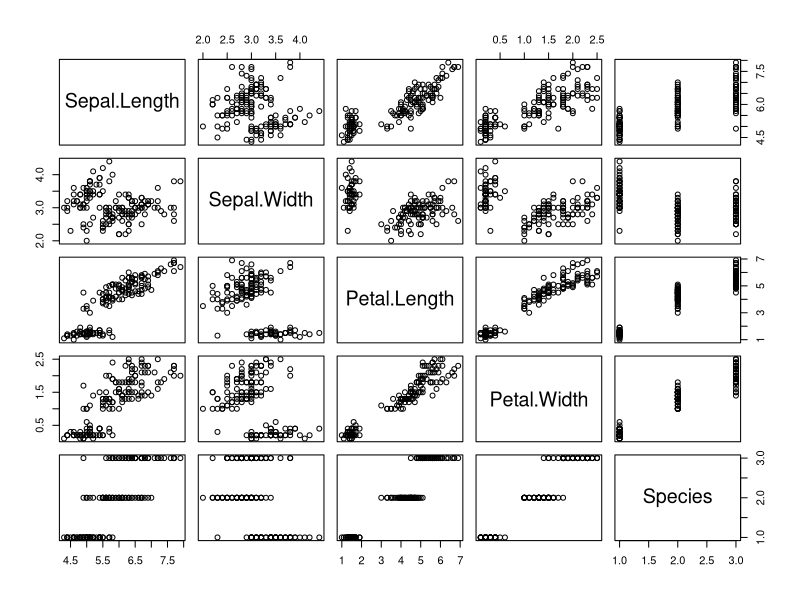
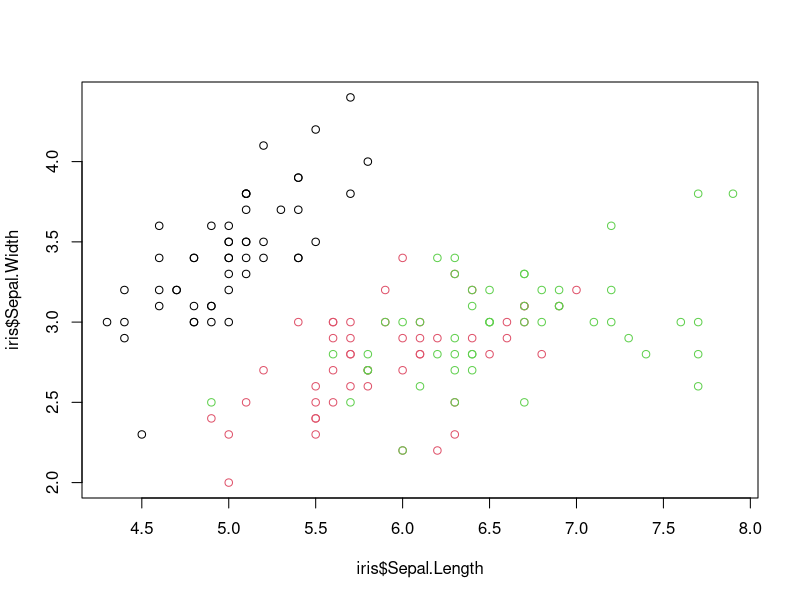
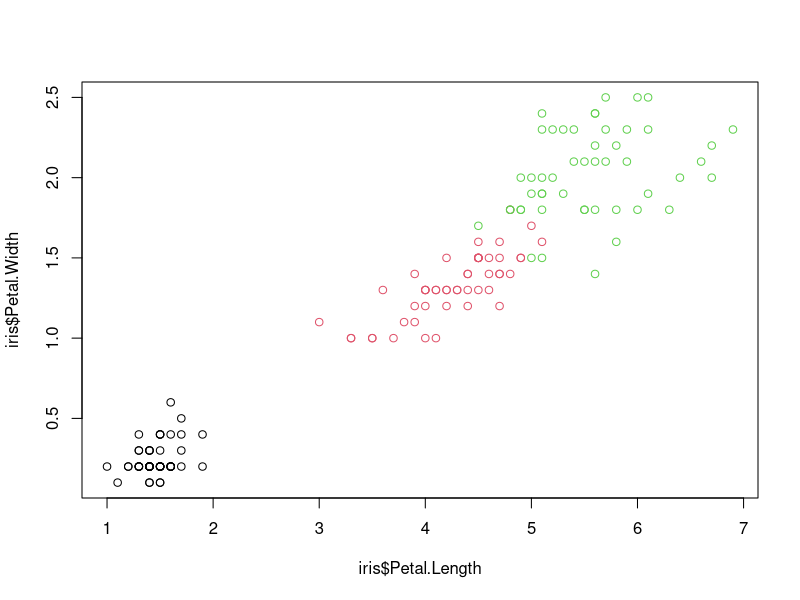
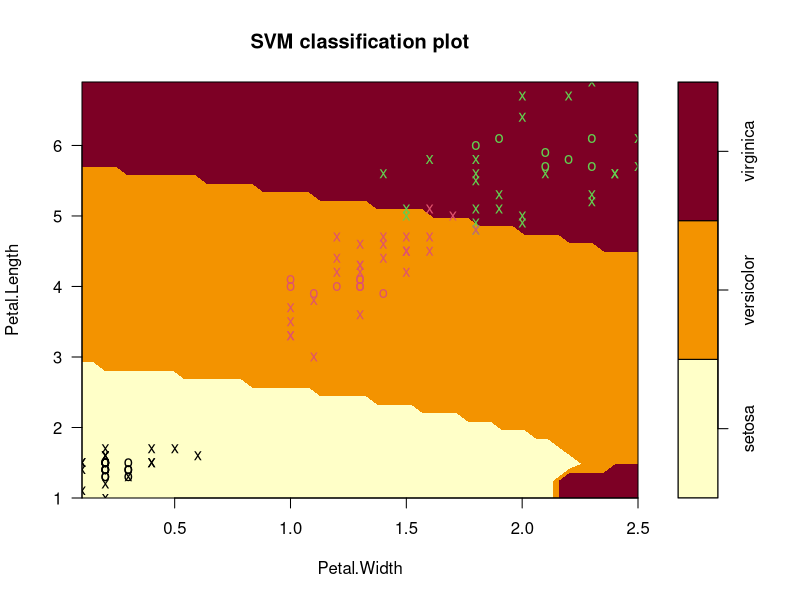
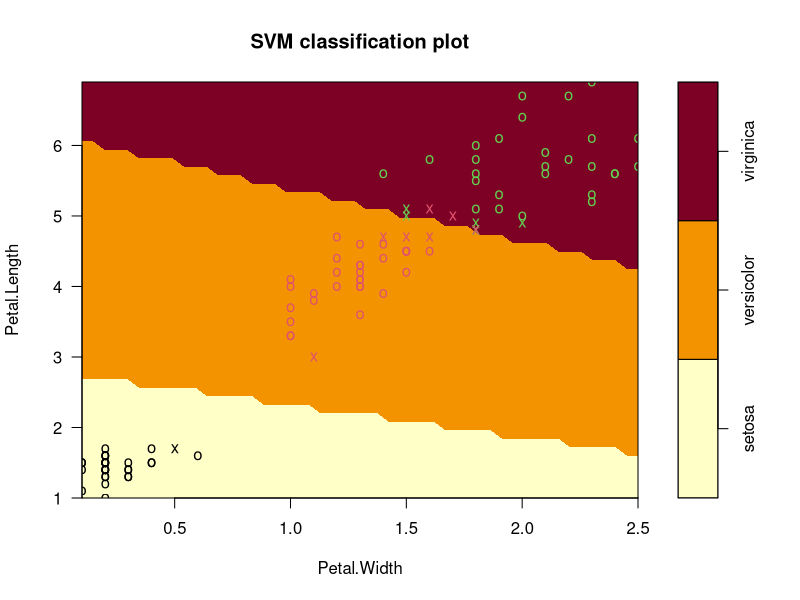
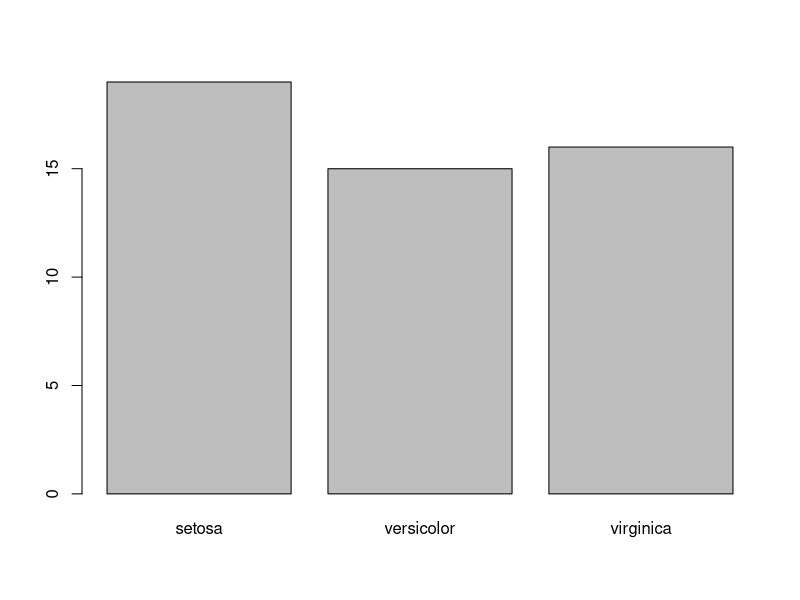

Here is the R script that generated these plots, in order:
packages_required = c('e1071')

for(pkg in packages_required){
  if(!(pkg %in% rownames(installed.packages()))){
    install.packages(pkg)
  }
}
library(e1071)

data(iris)
plot(iris)

plot(iris$Sepal.Length,iris$Sepal.Width,col=iris$Species)
plot(iris$Petal.Length,iris$Petal.Width,col=iris$Species)

s <- sample(150,100)
col <- c("Petal.Length","Petal.Width","Species")
iris_train = iris[s,col]
iris_test = iris[-s,col]

#linear / polynomial / sigmoid / radial 
svmfit = svm(Species~.,data=iris_train,kernel="radial", cost=.1,scale=FALSE)
#cost is to validate against tune
print(svmfit)
plot(svmfit,iris_train[,col])

print(svmfit$index)

tuned <- tune(svm,Species~.,data=iris_train,kernel="linear", range=list(cost=c(0.001,0.01,0.1,1,10,100)))
print(summary(tuned))

svmfit_tuned = svm(Species~.,data=iris_train,kernel="linear", cost=tuned$best.parameters$cost,scale=FALSE)
print(svmfit_tuned)
plot(svmfit_tuned,iris_train[,col])

print(summary(svmfit_tuned))
print(svmfit_tuned$index)

best.model = svmfit_tuned$best.model

svm.predict <- predict(svmfit_tuned,iris_test[,col],type="class") 
plot(svm.predict)
table(svm.predict,iris_test[,3])
#accuracy
accuracy = mean(svm.predict==iris_test[,3])

print(accuracy)
